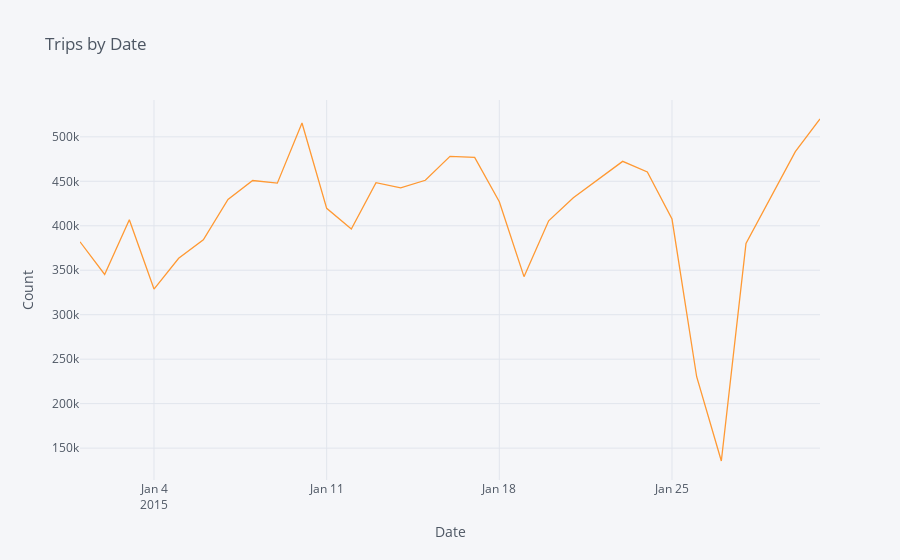

The code cell stored with this chart in its notebook:
### Code cell
df.groupby(['date'])[['cnt']].sum().iplot(xTitle='Date', yTitle='Count', title='Trips by Date')

### Figure 1 — Plotly figure (JSON) as saved in the notebook; plotly's stock layout.template omitted (floating-point values rounded to 4 significant figures)
{"data": [{"line": {"color": "rgba(255, 153, 51, 1.0)", "dash": "solid", "shape": "linear", "width": 1.3}, "mode": "lines", "name": "cnt", "text": "", "type": "scatter", "x": ["2015-01-01", "2015-01-02", "2015-01-03", "2015-01-04", "2015-01-05", "2015-01-06", "2015-01-07", "2015-01-08", "2015-01-09", "2015-01-10", "2015-01-11", "2015-01-12", "2015-01-13", "2015-01-14", "2015-01-15", "2015-01-16", "2015-01-17", "2015-01-18", "2015-01-19", "2015-01-20", "2015-01-21", "2015-01-22", "2015-01-23", "2015-01-24", "2015-01-25", "2015-01-26", "2015-01-27", "2015-01-28", "2015-01-29", "2015-01-30", "2015-01-31"], "y": [382014, 345296, 406769, 328848, 363454, 384324, 429653, 450920, 447947, 515540, 419629, 396367, 448517, 442656, 451186, 478124, 476827, 427042, 342795, 405581, 431486, 452108, 472440, 460505, 407579, 230255, 135500, 380192, 431985, 483380, 520067]}], "layout": {"legend": {"bgcolor": "#F5F6F9", "font": {"color": "#4D5663"}}, "paper_bgcolor": "#F5F6F9", "plot_bgcolor": "#F5F6F9", "title": {"font": {"color": "#4D5663"}, "text": "Trips by Date"}, "xaxis": {"gridcolor": "#E1E5ED", "showgrid": true, "tickfont": {"color": "#4D5663"}, "title": {"font": {"color": "#4D5663"}, "text": "Date"}, "zerolinecolor": "#E1E5ED"}, "yaxis": {"gridcolor": "#E1E5ED", "showgrid": true, "tickfont": {"color": "#4D5663"}, "title": {"font": {"color": "#4D5663"}, "text": "Count"}, "zerolinecolor": "#E1E5ED"}}}
